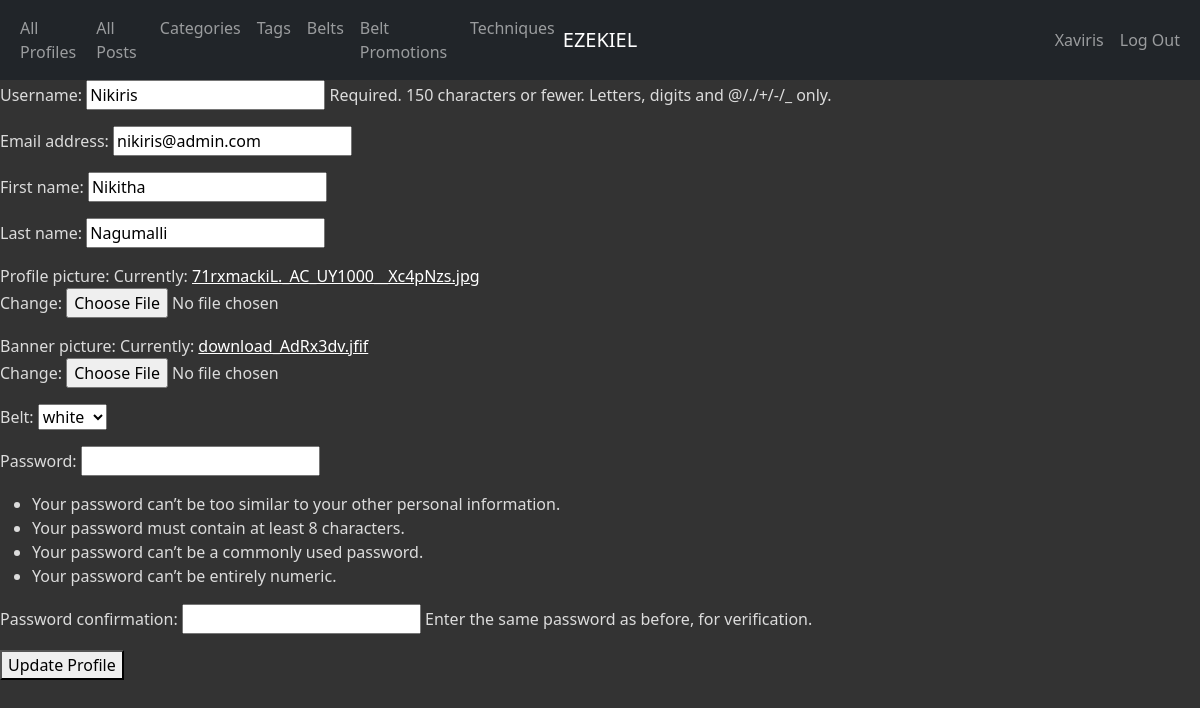
The app's page /profiles/2/update/ (signed in), older data.
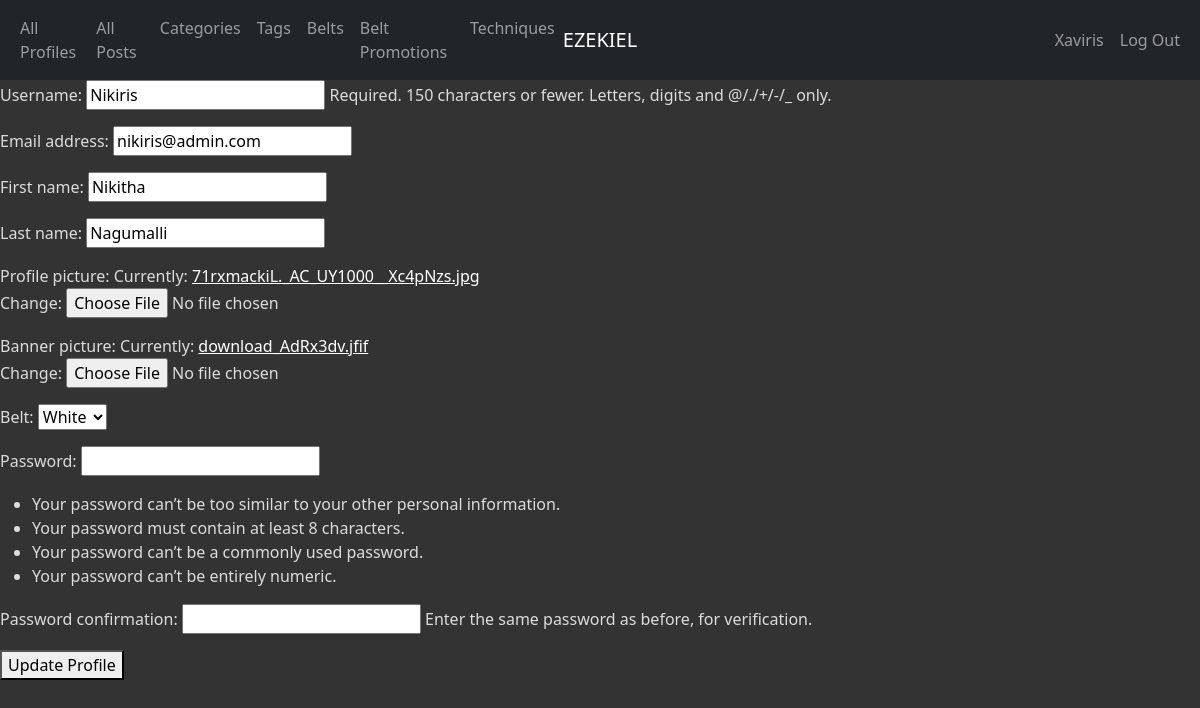
The same page, newer data.
### app_info/models.py (models this page shows, shortened)
class Belt(models.Model):
    belt_id = models.AutoField(primary_key=True)
    name = models.CharField(max_length=45)
    def __str__(self):
        return '%s' % (self.name)
    class Meta:
        ordering = ['name']

### app_info/views.py (the view, shortened to what this page needs)
class ProfileUpdate(LoginRequiredMixin, PermissionRequiredMixin, UpdateView):
    form_class = ProfileForm
    model = Profile
    template_name = 'app_info/profile_form_update.html'
    permission_required = 'app_info.change_profile'

### app_info/forms.py (shortened to what this page needs)
class ProfileForm(UserCreationForm):
    class Meta:
        model = Profile
        fields = '__all__'
        exclude = ('join_date', 'last_login', 'groups', 'user_permissions', 'password', 'is_superuser', 'is_staff', 'is_active', 'date_joined')

### app_info/models.py (called while the page is built)
    def get_absolute_url(self):
        return reverse('app_info_profile_detail_urlpattern',
                       kwargs={'pk': self.pk}
                       )

    def get_update_url(self):
        return reverse('app_info_profile_update_urlpattern',
                       kwargs={'pk': self.pk}
                       )

### app_info/templates/app_info/profile_form_update.html (shortened to what this page needs)
{% extends 'app_info/base.html' %}
{% block content %}
    <form
        action="{{ profile.get_update_url }}"
        enctype='multipart/form-data'
        method="post">
        {{ form.as_p }}
        <button type="submit" class="button button-primary">Update Profile</button>
    </form>
{% endblock %}

Row changes from the older to the newer data that the page shows:
no longer on this page (row edited): Belt: belt "white"
added Belt: belt "White"
